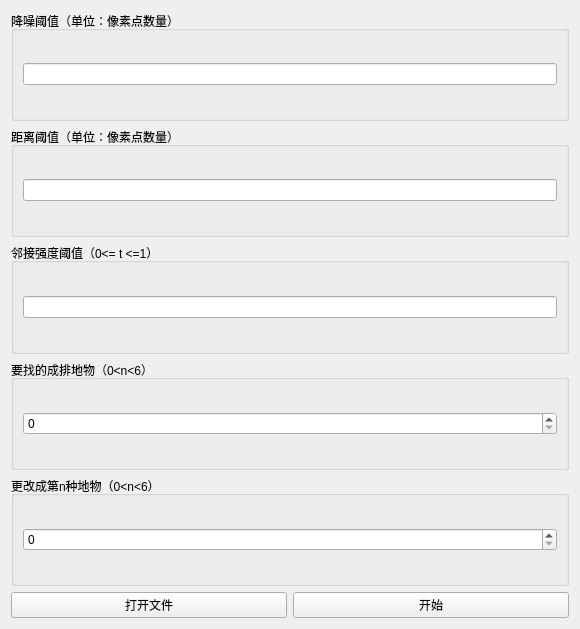
<?xml version="1.0" encoding="UTF-8"?>
<ui version="4.0">
 <class>Zoneform</class>
 <widget class="QWidget" name="Zoneform">
  <property name="geometry">
   <rect>
    <x>0</x>
    <y>0</y>
    <width>580</width>
    <height>629</height>
   </rect>
  </property>
  <property name="windowTitle">
   <string>Form</string>
  </property>
  <layout class="QGridLayout" name="gridLayout_4">
   <item row="0" column="0">
    <layout class="QVBoxLayout" name="verticalLayout">
     <item>
      <widget class="QGroupBox" name="groupBox">
       <property name="title">
        <string>降噪阈值（单位：像素点数量）</string>
       </property>
       <layout class="QGridLayout" name="gridLayout_6">
        <item row="0" column="0">
         <widget class="QLineEdit" name="deleteThresould"/>
        </item>
       </layout>
      </widget>
     </item>
     <item>
      <widget class="QGroupBox" name="groupBox_2">
       <property name="title">
        <string>距离阈值（单位：像素点数量）</string>
       </property>
       <layout class="QGridLayout" name="gridLayout_5">
        <item row="0" column="0">
         <widget class="QLineEdit" name="disThresould"/>
        </item>
       </layout>
      </widget>
     </item>
     <item>
      <widget class="QGroupBox" name="groupBox_5">
       <property name="title">
        <string>邻接强度阈值（0&lt;= t &lt;=1）</string>
       </property>
       <layout class="QGridLayout" name="gridLayout">
        <item row="0" column="0">
         <widget class="QLineEdit" name="adjIntensity"/>
        </item>
       </layout>
      </widget>
     </item>
     <item>
      <widget class="QGroupBox" name="groupBox_4">
       <property name="title">
        <string>要找的成排地物（0&lt;n&lt;6）</string>
       </property>
       <layout class="QGridLayout" name="gridLayout_2">
        <item row="0" column="0">
         <widget class="QSpinBox" name="geoTh"/>
        </item>
       </layout>
      </widget>
     </item>
     <item>
      <widget class="QGroupBox" name="groupBox_3">
       <property name="title">
        <string>更改成第n种地物（0&lt;n&lt;6）</string>
       </property>
       <layout class="QGridLayout" name="gridLayout_3">
        <item row="0" column="0">
         <widget class="QSpinBox" name="changedTh"/>
        </item>
       </layout>
      </widget>
     </item>
     <item>
      <layout class="QHBoxLayout" name="horizontalLayout">
       <item>
        <widget class="QPushButton" name="openFileBtn">
         <property name="text">
          <string>打开文件</string>
         </property>
        </widget>
       </item>
       <item>
        <widget class="QPushButton" name="startBtn">
         <property name="text">
          <string>开始</string>
         </property>
        </widget>
       </item>
      </layout>
     </item>
    </layout>
   </item>
  </layout>
 </widget>
 <resources/>
 <connections/>
</ui>
